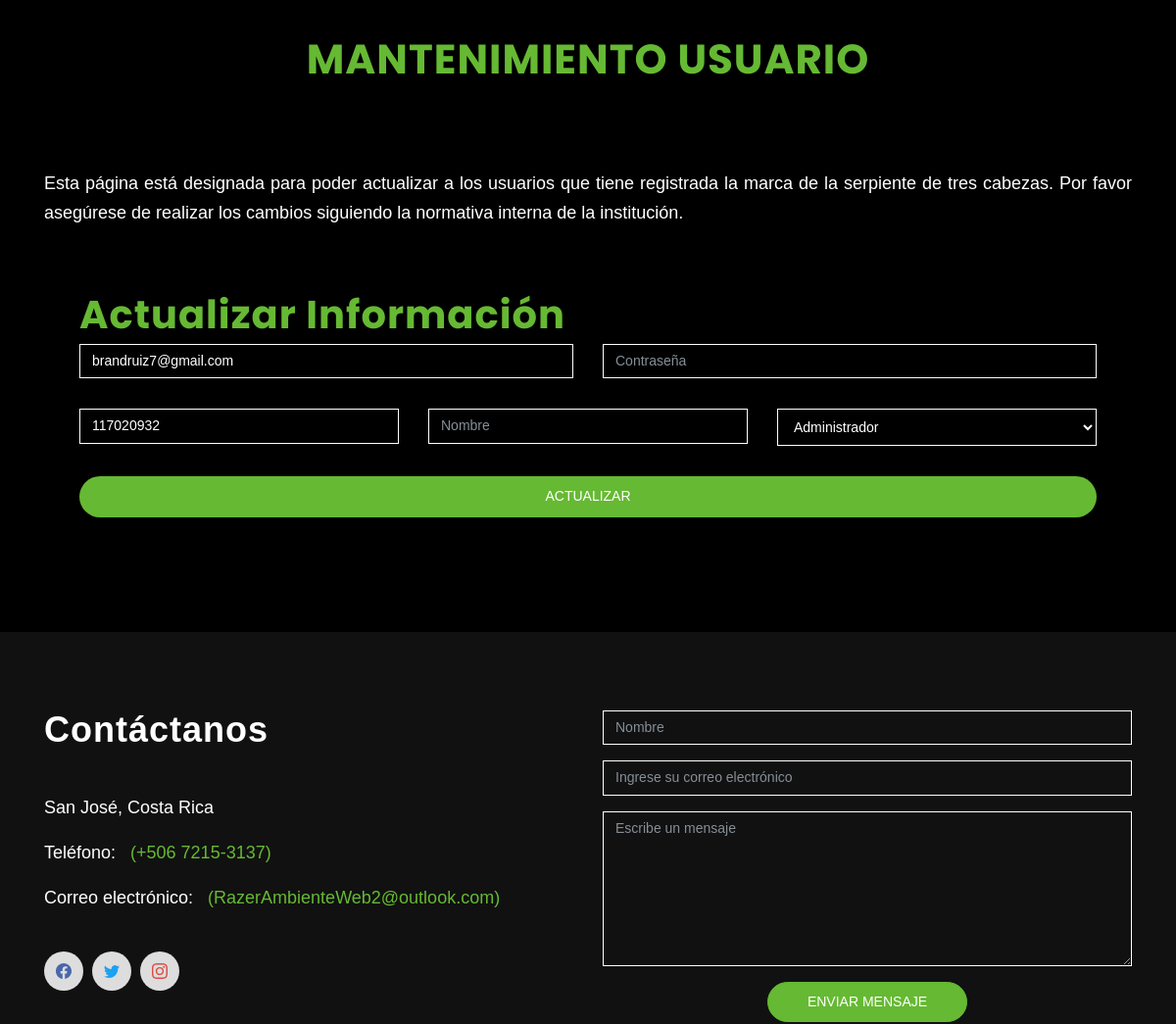
Before: /Code/ProyectoAW/Views/actualizarUsuario.php?q=1 (signed in, middle part) with the older database file.
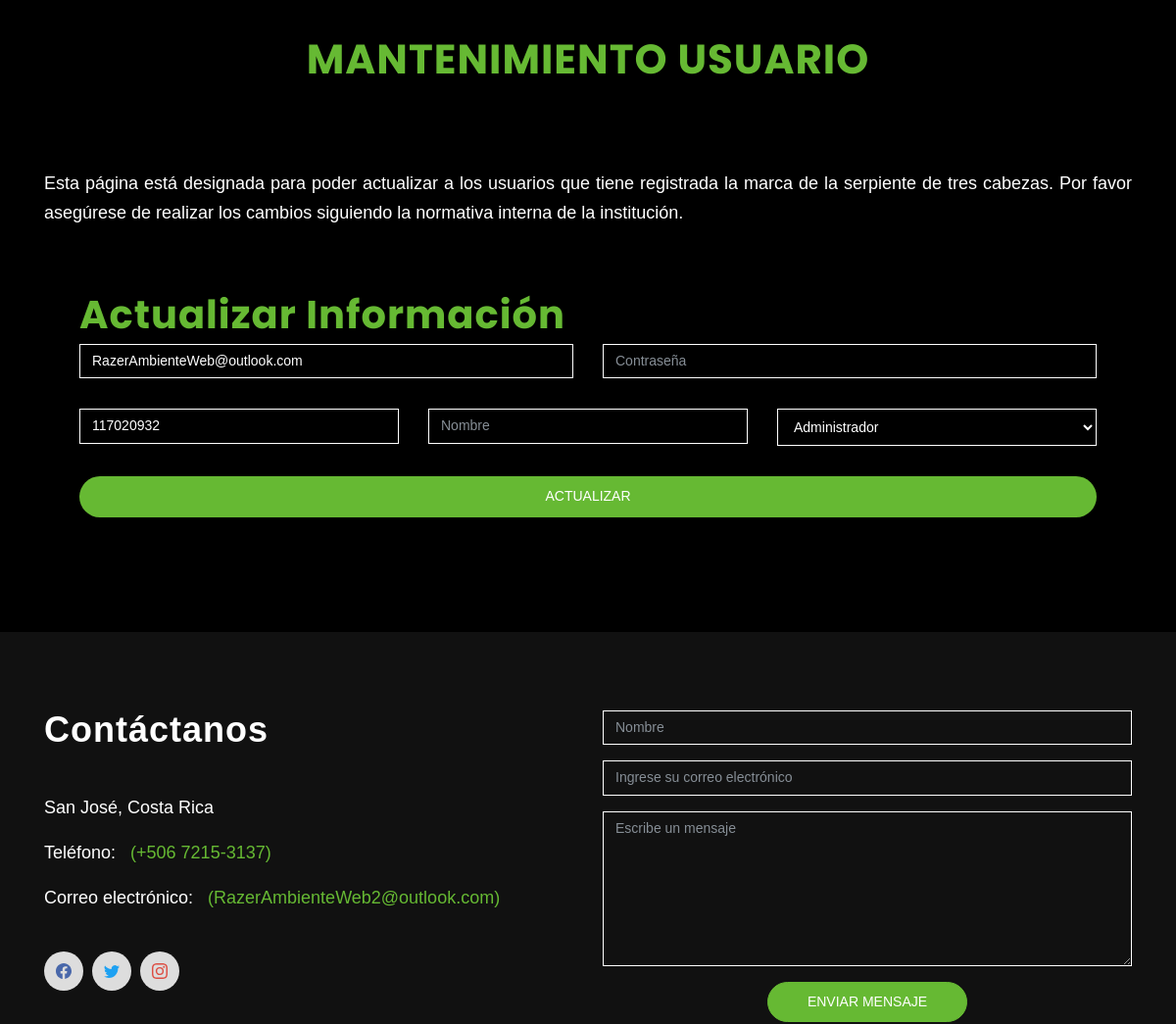
After: the same page with the newer database file.
### tables this page shows
CREATE TABLE `usuario` (
  `ConsecutivoUsuario` bigint(20) NOT NULL,
  `Cedula` varchar(20) NOT NULL,
  `Nombre` varchar(100) NOT NULL,
  `CorreoElectronico` varchar(70) NOT NULL,
  `Telefono` varchar(8) NOT NULL,
  `Contrasenna` varchar(10) NOT NULL,
  `Estado` tinyint(4) NOT NULL,
  `TipoUsuario` tinyint(4) NOT NULL
);

### Code/ProyectoAW/Models/usuariosModel.php (called while the page is built, shortened)
<?php
function ConsultarUsuarioModel($consecutivo){
    $instancia = Open();
    $sentencia = "CALL ConsultarUsuario($consecutivo);";
    $respuesta = $instancia -> query($sentencia);
    return $respuesta;
}
?>

### Code/ProyectoAW/Views/actualizarUsuario.php (the view, shortened to what this page needs)
<?php
  include_once 'utilitarios.php';
  include_once '../Controllers/usuariosController.php';
  $datos = ConsultarUsuario($_GET["q"]);
?>
<!DOCTYPE html>
<html lang="en">
<body>
    <section id="services" class="section" style="background-color: #000000;">
        <div class="container">
            <div class="section-header">
                <h2 class="section-title wow fadeIn" data-wow-duration="1000ms" data-wow-delay="0.3s">Mantenimiento
                    Usuario</h2>
            </div>
            <hr class="lines wow zoomIn" data-wow-delay="0.3s">
            <p class="section-subtitle wow fadeIn" data-wow-duration="1000ms" data-wow-delay="0.3s"
                style="text-align: justify;">
                <br>
                Esta página está designada para poder actualizar a los usuarios que tiene registrada la marca de la
                serpiente de tres cabezas. Por favor asegúrese de realizar los cambios siguiendo la normativa interna de
                la institución.
                <br>
                <br>
            <div class="content-wrapper">
                <section class="content-header">
                    <div class="container-fluid">
                        <div class="card">
                            <div class="card-body login-card-body">
                                <h4 class="login-box-msg" style="color:#66b933">Actualizar Información</h4>
                                <form action="" method="post">
                                    <div class="row">
                                        <div class="col-6">
                                            <input type="email" class="form-control" placeholder="Correo Electrónico"
                                                required id="correoElectronico" name="correoElectronico"
                                                onblur="validarCorreo();" readOnly="true"
                                                value=<?php echo $datos["CorreoElectronico"] ?>>
                                        </div>
                                        <div class="col-6">
                                            <input type="password" class="form-control" placeholder="Contraseña"
                                                id="contrasenna" name="contrasenna">
                                        </div>
                                    </div>
                                    <br>
                                    <div class="row">
                                        <div class="col-4">
                                            <input type="text" class="form-control" placeholder="Identificación"
                                                required id="Identificacion" name="Identificacion" id="Identificación"
                                                onkeyUp="buscarNombreApi();" value="<?php echo $datos["Cedula"] ?>">
                                        </div>
                                        <div class="col-4">
                                            <input type="text" class="form-control" placeholder="Nombre" required
                                                id="Nombre" name="Nombre" readOnly="true">
                                        </div>
                                        <div class="col-4">
                                            <select class="form-control" placeholder="Perfil" required id="Perfil"
                                                name="Perfil">
                                            </select>
                                        </div>
                                    </div>
                                    <br>
                                    <input type="submit" class="btn btn-primary btn-block" value="Actualizar"
                                        id="btnActualizar" name="btnActualizar">
                                </form>
                            </div>
                        </div>
                    </div>
                </section>
            </div>
            </p>
        </div>
    </section>
</body>
</html>

Changed rows visible on the page:
changed usuario: correoElectronico "brandruiz7@gmail.com" → "RazerAmbienteWeb@outlook.com"
